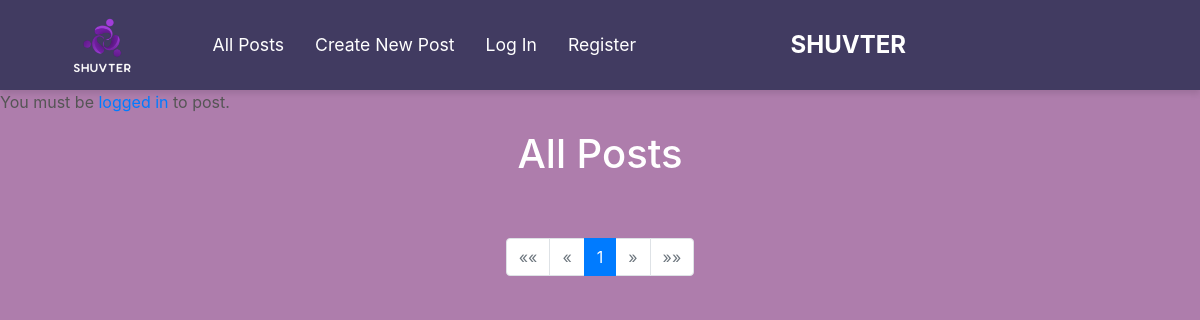
The app's page /, older data.
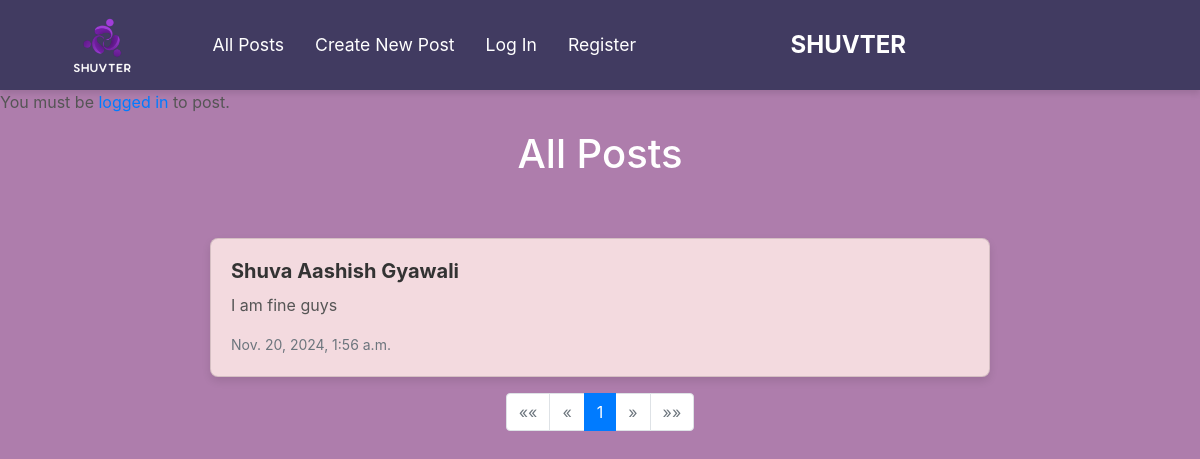
The same page, newer data.
### network/models.py (models this page shows, shortened)
class Post(models.Model):
    author = models.ForeignKey(User, on_delete=models.CASCADE, related_name="posts")
    content = models.TextField()
    created_at = models.DateTimeField(auto_now_add=True)

class User(AbstractUser):
    pass

### network/views.py (the view)
# urls.py: path("", views.index, name="index"),
def index(request):
    if request.method == "POST":
        author = request.user
        content=request.POST["content"]
        post = Post(author=author, content=content)
        post.save()
    posts = Post.objects.all().order_by("-created_at")
    paginator = Paginator(posts, 10)
    pageNumber = request.GET.get('page')
    pages= paginator.get_page(pageNumber)
    return render(request, "network/index.html",{
        "posts":posts,
        "pages":pages
    })

### network/templates/network/index.html (shortened to what this page needs)
{% extends "network/layout.html" %}
{% load static %}
{% block body %}
        {% if user.is_authenticated %}
        <div id="new-post" class="new-post" style="display: none;">
            <h2>New Post</h2>
            <form action="" method="post">
                {% csrf_token %}
                <div class="form-group">
                    <textarea name="content" class="form-control" placeholder="What's on your mind?"></textarea>
                </div>
                <button type="submit" class="btn btn-primary">Post</button>
            </form>
        </div>
        {% else %}
        <p>You must be <a href="{% url 'login' %}">logged in</a> to post.</p>
        {% endif %}
    <h1>All Posts</h1>
    <div id="all-posts">
    {% for post in pages %}
        <div class="card mb-3">
            <div class="card-body">
                <h5 class="card-title">{{ post.author }}</h5>
                <p class="card-text">{{ post.content }}</p>
                <p class="card-text"><small class="text-muted">{{ post.created_at }}</small></p>
            </div>
        </div>
    {% endfor %}
    <nav aria-label="Page navigation">
        <ul class="pagination justify-content-center">
            {% if pages.has_previous %}
                <li class="page-item">
                    <a class="page-link" href="?page=1" aria-label="First">
                        <span aria-hidden="true">&laquo;&laquo;</span>
                    </a>
                </li>
                <li class="page-item">
                    <a class="page-link" href="?page={{ pages.previous_page_number }}" aria-label="Previous">
                        <span aria-hidden="true">&laquo;</span>
                    </a>
                </li>
            {% else %}
                <li class="page-item disabled">
                    <span class="page-link">&laquo;&laquo;</span>
                </li>
                <li class="page-item disabled">
                    <span class="page-link">&laquo;</span>
                </li>
            {% endif %}
            {% for num in pages.paginator.page_range %}
                {% if num == pages.number %}
                    <li class="page-item active">
                        <span class="page-link">{{ num }}</span>
                    </li>
                {% else %}
                    <li class="page-item">
                        <a class="page-link" href="?page={{ num }}">{{ num }}</a>
                    </li>
                {% endif %}
            {% endfor %}
            {% if pages.has_next %}
                <li class="page-item">
                    <a class="page-link" href="?page={{ pages.next_page_number }}" aria-label="Next">
                        <span aria-hidden="true">&raquo;</span>
                    </a>
                </li>
                <li class="page-item">
                    <a class="page-link" href="?page={{ pages.paginator.num_pages }}" aria-label="Last">
                        <span aria-hidden="true">&raquo;&raquo;</span>
                    </a>
                </li>
            {% else %}
                <li class="page-item disabled">
                    <span class="page-link">&raquo;</span>
                </li>
                <li class="page-item disabled">
                    <span class="page-link">&raquo;&raquo;</span>
                </li>
            {% endif %}
        </ul>
    </nav>
    </div>
{% endblock %}

Row changes from the older to the newer data that the page shows:
added Post: author "Shuva Aashish Gyawali", content "I am fine guys", created_at "Nov. 20, 2024, 1:56 a.m."
